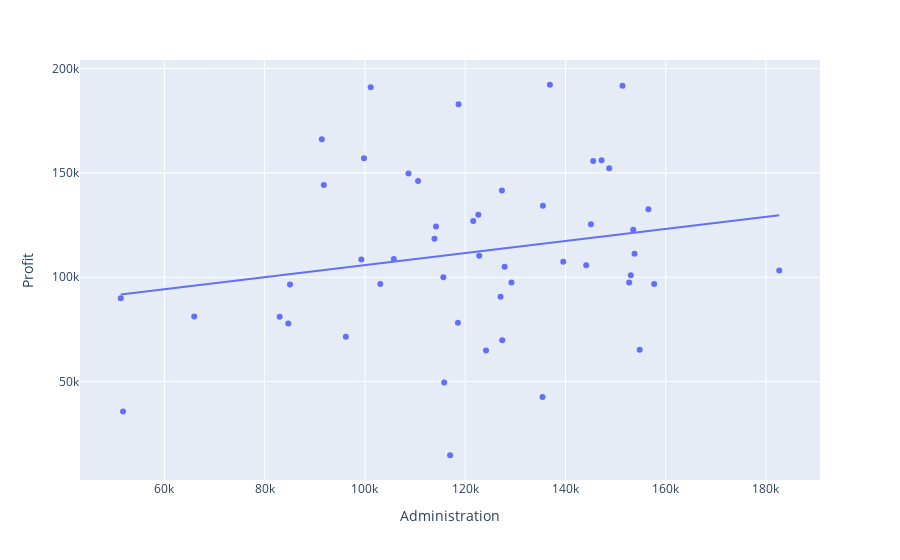

Notebook code cell kept with this figure:
### Markdown cell above
Plot Based on Administration with Profit

### Code cell
plot = py.scatter(df, x="Administration", y="Profit", trendline='ols')
plot.show()
